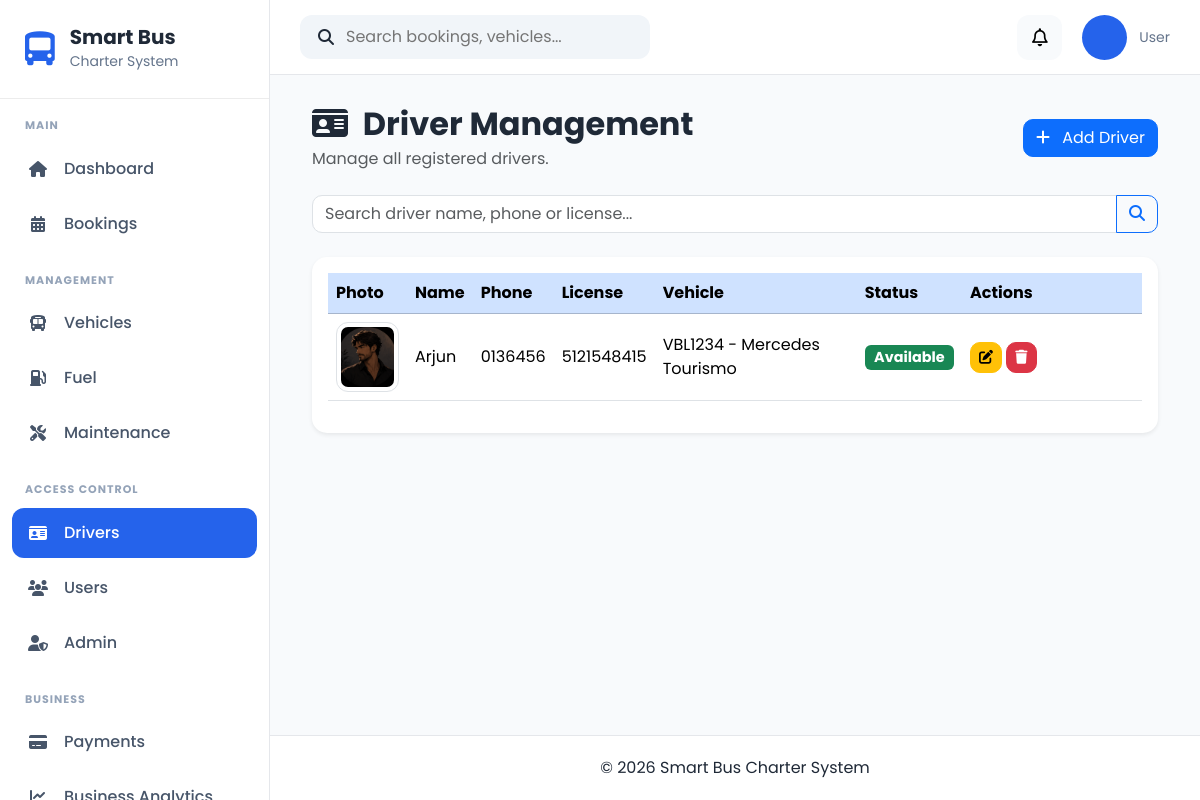
The app's page /drivers/ with its own data.
### apps/drivers/models.py (models this page shows, shortened)
class Driver(models.Model):
    STATUS_CHOICES = [
        ("Available", "Available"),
        ("On Trip", "On Trip"),
        ("Leave", "Leave"),
        ("Inactive", "Inactive"),
    ]
    full_name = models.CharField(max_length=100)
    ic_passport = models.CharField(
        max_length=20,
        unique=True
    )
    phone = models.CharField(max_length=20)
    email = models.EmailField(
        blank=True,
        null=True
    )
    address = models.TextField(blank=True)
    driving_license = models.CharField(
        max_length=50,
        unique=True
    )
    license_expiry = models.DateField()
    assigned_vehicle = models.ForeignKey(
        Vehicle,
        on_delete=models.SET_NULL,
        blank=True,
        null=True,
        related_name="drivers"
    )
    status = models.CharField(
        max_length=20,
        choices=STATUS_CHOICES,
        default="Available"
    )
    photo = models.ImageField(
        upload_to="drivers/",
        blank=True,
        null=True
    )
    created_at = models.DateTimeField(auto_now_add=True)
    updated_at = models.DateTimeField(auto_now=True)
    class Meta:
        ordering = ["full_name"]

### apps/vehicles/models.py (models this page shows)
class Vehicle(models.Model):
    STATUS_CHOICES = [
        ("Available", "Available"),
        ("Booked", "Booked"),
        ("Maintenance", "Maintenance"),
        ("Inactive", "Inactive"),
    ]
    BUS_TYPE_CHOICES = [
        ("Mini Bus", "Mini Bus"),
        ("Standard Bus", "Standard Bus"),
        ("VIP Coach", "VIP Coach"),
    ]
    registration_number = models.CharField(
        max_length=20,
        unique=True
    )
    vehicle_name = models.CharField(
        max_length=100
    )
    bus_type = models.CharField(
        max_length=30,
        choices=BUS_TYPE_CHOICES
    )
    seat_capacity = models.PositiveIntegerField()
    manufacture_year = models.PositiveIntegerField()
    insurance_expiry = models.DateField()
    road_tax_expiry = models.DateField()
    status = models.CharField(
        max_length=20,
        choices=STATUS_CHOICES,
        default="Available"
    )
    image = models.ImageField(
        upload_to="vehicles/",
        blank=True,
        null=True
    )
    created_at = models.DateTimeField(auto_now_add=True)
    updated_at = models.DateTimeField(auto_now=True)
    def __str__(self):
        return f"{self.registration_number} - {self.vehicle_name}"

### apps/drivers/views.py (the view)
# urls.py: path("", views.driver_list, name="driver_list"),
def driver_list(request):
    search = request.GET.get("search", "").strip()
    drivers = Driver.objects.all()
    if search:
        drivers = drivers.filter(
            Q(full_name__icontains=search) |
            Q(phone__icontains=search) |
            Q(driving_license__icontains=search)
        )
    drivers = drivers.order_by("full_name")
    paginator = Paginator(drivers, 10)
    page_number = request.GET.get("page")
    page_obj = paginator.get_page(page_number)
    return render(
        request,
        "drivers/driver_list.html",
        {
            "page_obj": page_obj,
            "search": search,
        }
    )

### apps/notifications/context_processors.py (called while the page is built, shortened)
def notification_context(request):
    if not request.user.is_authenticated:
        return {}

### templates/drivers/driver_list.html (shortened to what this page needs)
{% extends "crud/base_list.html" %}
{% load static %}
{% block header_title %}
<i class="fas fa-id-card me-2"></i>
Driver Management
{% endblock %}
{% block header_subtitle %}
Manage all registered drivers.
{% endblock %}
{% block add_button %}
<a href="{% url 'drivers:driver_create' %}" class="btn btn-primary">
    <i class="fas fa-plus me-2"></i>
    Add Driver
</a>
{% endblock %}
{% block search %}
<form method="GET" class="mb-4">
    <div class="input-group">
        <input
            type="text"
            name="search"
            class="form-control"
            placeholder="Search driver name, phone or license..."
            value="{{ search }}">
        <button class="btn btn-outline-primary" type="submit">
            <i class="fas fa-search"></i>
        </button>
    </div>
</form>
{% endblock %}
{% block table %}
<table class="table table-hover align-middle">
    <thead class="table-primary">
        <tr>
            <th>Photo</th>
            <th>Name</th>
            <th>Phone</th>
            <th>License</th>
            <th>Vehicle</th>
            <th>Status</th>
            <th width="180">Actions</th>
        </tr>
    </thead>
    <tbody>
    {% for driver in page_obj %}
        <tr>
            <td>
                {% if driver.photo %}
                    <img src="{{ driver.photo.url }}"
                         class="img-thumbnail"
                         style="width:70px;height:70px;object-fit:cover;">
                {% else %}
                    <img src="{% static 'images/no-image.png' %}"
                         class="img-thumbnail"
                         style="width:70px;height:70px;object-fit:cover;">
                {% endif %}
            </td>
            <td>{{ driver.full_name }}</td>
            <td>{{ driver.phone }}</td>
            <td>{{ driver.driving_license }}</td>
            <td>
                {% if driver.assigned_vehicle %}
                    {{ driver.assigned_vehicle }}
                {% else %}
                    -
                {% endif %}
            </td>
            <td>
                {% if driver.status == "Available" %}
                    <span class="badge bg-success">{{ driver.status }}</span>
                {% elif driver.status == "On Trip" %}
                    <span class="badge bg-primary">{{ driver.status }}</span>
                {% elif driver.status == "Leave" %}
                    <span class="badge bg-warning text-dark">{{ driver.status }}</span>
                {% else %}
                    <span class="badge bg-danger">{{ driver.status }}</span>
                {% endif %}
            </td>
            <td>
                <a href="{% url 'drivers:driver_update' driver.pk %}"
                   class="btn btn-warning btn-sm">
                    <i class="fas fa-edit"></i>
                </a>
                <a href="{% url 'drivers:driver_delete' driver.pk %}"
                   class="btn btn-danger btn-sm">
                    <i class="fas fa-trash"></i>
                </a>
            </td>
        </tr>
    {% endfor %}
    </tbody>
</table>
{% endblock %}

### static/css/base.css (style rules this page uses)
* { margin:0; padding:0; box-sizing:border-box; font-family:'Poppins',sans-serif; }
body { background:#F8FAFC; color:#1F2937; overflow-x:hidden; }
a { text-decoration:none; }

### static/css/crud.css (style rules this page uses)
.table thead { background:#0d6efd; color:white; }
.table th { vertical-align:middle; }
.table td { vertical-align:middle; }
.btn { border-radius:10px; }
.form-control, .form-select { border-radius:10px; }
img.img-thumbnail { border-radius:12px; }
.badge { font-size:.9rem; }

### records on screen
Driver: photo (picture), full_name "Arjun", phone "0136456", driving_license "5121548415", assigned_vehicle "VBL1234 - Mercedes Tourismo", status "Available"
